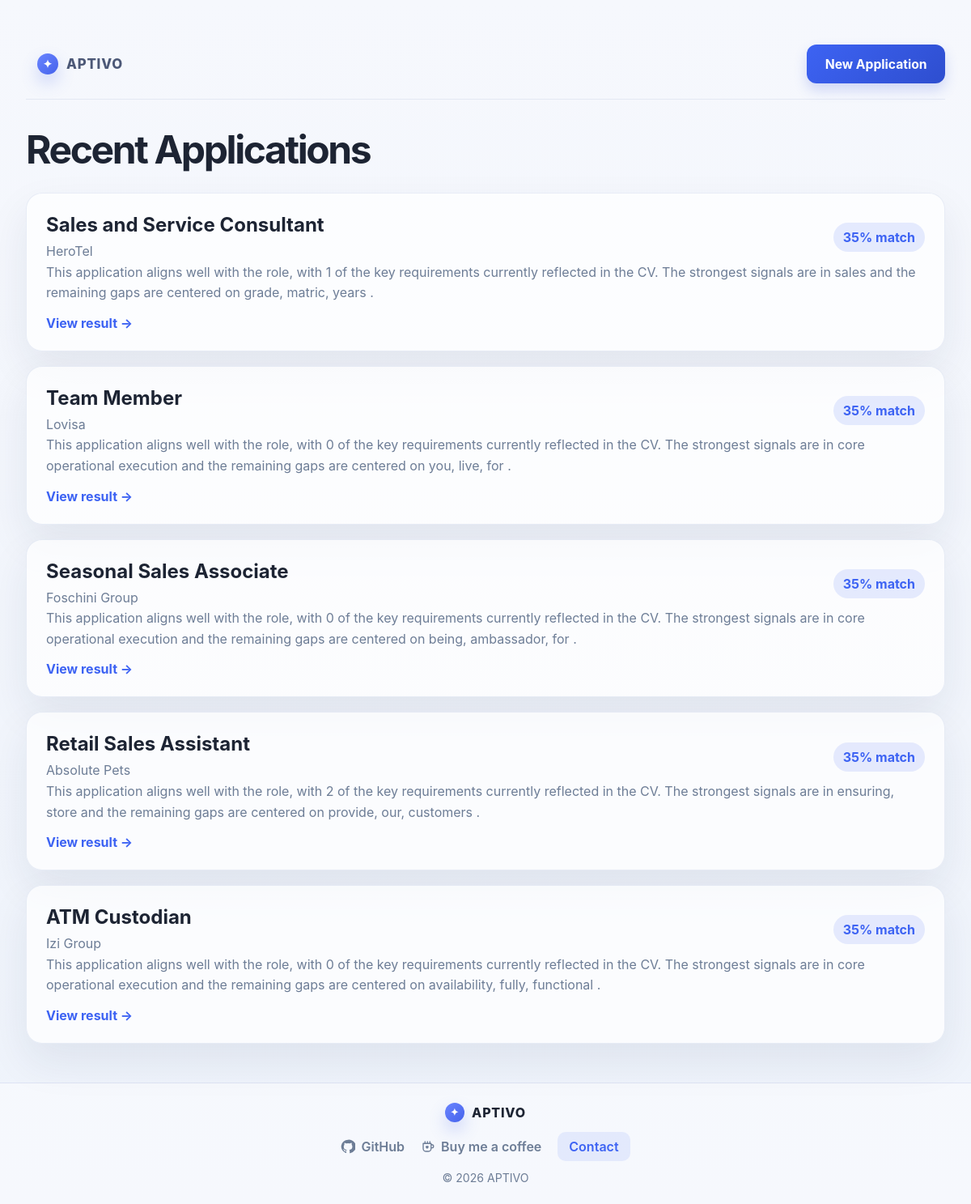
Page /dashboard on the earlier database version.
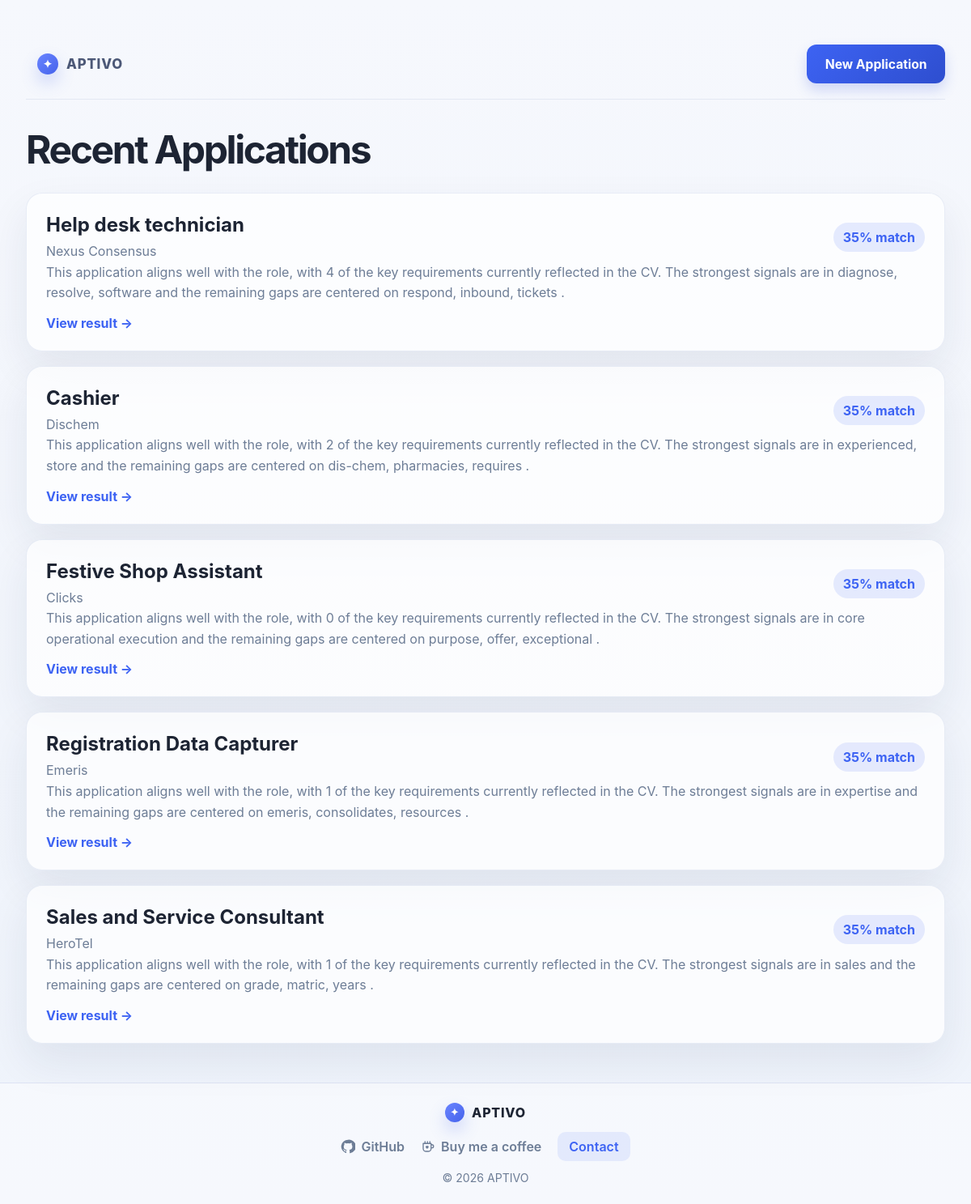
Same page on the later database version.
### tables this page shows
CREATE TABLE applications (
                id INTEGER PRIMARY KEY AUTOINCREMENT,
                company TEXT,
                role TEXT,
                job_description TEXT,
                cv_text TEXT,
                cover_letter TEXT,
                match_score INTEGER,
                summary TEXT,
                strengths TEXT,
                gaps TEXT,
                created_at TIMESTAMP DEFAULT CURRENT_TIMESTAMP
            , tailored_cv TEXT);

### app.py (the view)
@app.route("/dashboard")
def dashboard():
    with get_db_connection() as conn:
        rows = execute_query(
            conn,
            "SELECT * FROM applications ORDER BY id DESC LIMIT 5"
        ).fetchall()
    return render_template("dashboard.html", applications=rows)

### app.py (called while the page is built)
def get_db_connection():
    database_url = os.environ.get("DATABASE_URL")
    if database_url:
        import psycopg
        from psycopg.rows import dict_row
        if database_url.startswith("postgres://"):
            database_url = database_url.replace("postgres://", "postgresql://", 1)
        return psycopg.connect(database_url, row_factory=dict_row, connect_timeout=10)
    conn = sqlite3.connect("applications.db")
    conn.row_factory = sqlite3.Row
    return conn

def execute_query(conn, statement, parameters=()):
    if isinstance(conn, sqlite3.Connection):
        return conn.execute(statement, parameters)
    return conn.execute(statement.replace("?", "%s"), parameters)

### templates/dashboard.html (shortened to what this page needs)
<!DOCTYPE html>
<html lang="en">
  <head>
    <link rel="stylesheet" href="{{ url_for('static', filename='style.css') }}" />
  </head>
  <body class="dashboard-page">
    <div class="dashboard-shell">
      <header class="topbar dark-row">
        <a class="side-link" href="{{ url_for('index') }}"><div class="brand-wrap">
          <span class="brand-mark">✦</span>
          <span class="brand-name">APTIVO</span>
        </div>
        <div class="header-actions">
          <a class="primary-button" href="{{ url_for('application') }}">New Application</a>
        </div></a>
      </header>
      <main class="dashboard-main">
        <h1>Recent Applications</h1>
        {% if applications %}
          <div class="application-list">
            {% for app in applications %}
              <article class="app-card">
                <div class="app-head">
                  <div>
                    <h2>{{ app["role"] }}</h2>
                    <p>{{ app["company"] }}</p>
                  </div>
                  <span class="chip">{{ app["match_score"] }}% match</span>
                </div>
                <p class="app-summary">{{ app["summary"] }}</p>
                <a href="{{ url_for('result', application_id=app['id']) }}" class="text-link">View result →</a>
              </article>
            {% endfor %}
          </div>
        {% else %}
          <div class="empty-state">
            <h2>No saved applications yet.</h2>
            <p>Start with your first job application and let the system tailor the answer.</p>
          </div>
        {% endif %}
      </main>
    </div>
    {% include "_footer.html" %}
  </body>
</html>

### templates/_footer.html (shortened to what this page needs)
<footer class="site-footer">
  <div class="site-footer-content">
    <a class="site-footer-brand" href="{{ url_for('index') }}" aria-label="APTIVO home">
      <span class="brand-mark">✦</span>
      <span>APTIVO</span>
    </a>
    <nav class="site-footer-links" aria-label="Footer links">
      <a href="https://github.com/SipheDilima247" target="_blank" rel="noopener noreferrer">
        GitHub
      </a>
      <a href="https://ko-fi.com/siphedilima247" target="_blank" rel="noopener noreferrer">
        Buy me a coffee
      </a>
      <a class="site-footer-contact" href="mailto:SipheleleDilima@hotmail.com">Contact</a>
    </nav>
    <p class="site-footer-copyright">© 2026 APTIVO</p>
  </div>
</footer>

### static/style.css (style rules this page uses)
:root { --bg-page: #f3f6fb; --bg-surface: #ffffff; --bg-soft: #edf3ff; --primary: #3d63f3; --primary-dark: #2e4ecf; --primary-soft: rgba(61, 99, 243, 0.12); --text: #1d2433; --muted: #6d7d96; --line: #dfe7f7; --success-bg: rgba(101, 193, 119, 0.08); --success-text: #1f8d53; --shadow: 0 22px 52px rgba(22, 34, 72, 0.08); }
* { box-sizing: border-box; }
html, body { margin: 0; min-height: 100%; font-family: Inter, "Segoe UI", sans-serif; background: linear-gradient(180deg, #f6f8fd 0%, #eef3fb 100%); color: var(--text); }
a { text-decoration: none; color: inherit; }
body { min-height: 100vh; }
.page-shell, .wizard-shell, .dashboard-shell, .result-shell { max-width: 1280px; margin: 0 auto; padding: 24px 32px 48px; }
.topbar { display: flex; align-items: center; justify-content: space-between; padding: 18px 0 12px; }
.side-link { display: flex; align-items: center; gap: 12px; padding: 12px 14px; border-radius: 12px; color: #4c5877; font-weight: 600; text-decoration: none; }
.brand-wrap { display: flex; align-items: center; gap: 10px; font-weight: 800; letter-spacing: 0.05em; }
.brand-mark { display: inline-flex; align-items: center; justify-content: center; width: 26px; height: 26px; border-radius: 50%; background: linear-gradient(135deg, #7aa3ff 0%, #425ee8 100%); color: white; font-size: 14px; box-shadow: 0 6px 18px rgba(54, 90, 214, 0.28); }
.brand-name { font-size: 1.05rem; }
.site-footer { border-top: 1px solid rgba(127, 141, 206, 0.2); padding: 24px; background: rgba(255, 255, 255, 0.42); }
.site-footer-content { max-width: 1180px; margin: 0 auto; display: flex; flex-direction: column; align-items: center; gap: 12px; text-align: center; }
.site-footer-brand { display: inline-flex; align-items: center; gap: 9px; color: inherit; font-weight: 800; letter-spacing: 0.05em; }
.site-footer-brand .brand-mark { width: 24px; height: 24px; font-size: 0.76rem; }
.site-footer-links { display: flex; align-items: center; justify-content: center; gap: 20px; flex-wrap: wrap; color: var(--muted); font-weight: 600; }
.site-footer-links a { color: var(--muted); }
.site-footer-links a:not(.site-footer-contact) { display: inline-flex; align-items: center; gap: 7px; }
.site-footer-icon { width: 18px; height: 18px; flex: 0 0 18px; }
.site-footer-links .site-footer-contact { padding: 8px 14px; border-radius: 10px; background: rgba(61, 99, 243, 0.1); color: var(--primary); }
.site-footer-copyright { margin: 0; color: var(--muted); font-size: 0.88rem; }
.header-actions { display: flex; align-items: center; gap: 14px; }
.link-button, .primary-button, .secondary-button, .upload-button, .text-link { display: inline-flex; align-items: center; justify-content: center; border-radius: 12px; transition: all 0.2s ease; }
.primary-button, .secondary-button { cursor: pointer; border: none; font-weight: 700; font-size: 0.98rem; padding: 0.9rem 1.4rem; }
.primary-button { background: linear-gradient(135deg, var(--primary) 0%, var(--primary-dark) 100%); color: white; box-shadow: 0 8px 16px rgba(70, 95, 223, 0.22); }
.score-card p, .info-row span, .app-summary, .empty-state p, .app-card p { color: var(--muted); line-height: 1.6; }
.dashboard-page { padding-top: 12px; }
.dark-row { border-bottom: 1px solid rgba(121, 138, 188, 0.15); padding-bottom: 18px; }
.dashboard-main { padding-top: 32px; }
.dashboard-main h1 { margin: 0 0 24px; font-size: clamp(2rem, 4vw, 3rem); letter-spacing: -0.05em; }
.application-list { display: grid; gap: 18px; }
.app-card { background: rgba(255, 255, 255, 0.72); border: 1px solid rgba(117, 140, 196, 0.15); border-radius: 20px; box-shadow: var(--shadow); padding: 24px; }
.app-head { display: flex; align-items: center; justify-content: space-between; gap: 14px; }
.app-card h2 { margin: 0 0 6px; }
.app-card p { margin: 0; }
.chip { display: inline-flex; align-items: center; justify-content: center; padding: 8px 12px; border-radius: 999px; font-weight: 700; background: rgba(61, 99, 243, 0.12); color: var(--primary); }
.text-link { display: inline-flex; margin-top: 14px; color: var(--primary); font-weight: 700; }
.sidebar-brand .brand-mark, .brand-mark { display: inline-flex; align-items: center; justify-content: center; width: 26px; height: 26px; border-radius: 50%; background: linear-gradient(135deg, #6a85ff, #4562eb); color: #fff; box-shadow: 0 10px 20px rgba(80, 108, 235, 0.25); font-size: 0.85rem; }
.sidebar-brand .brand-name, .brand-name { font-size: 1.05rem; }

Differences in the rows shown:
no longer on this page (row unchanged): applications: role "Team Member", company "Lovisa", match_score "35", summary "This application aligns well with the role, with 0 of the key requirements currently reflected in the CV. The strongest signals are in core operational execution and the remaining gaps are centered on you, live, for ."
no longer on this page (row unchanged): applications: role "Seasonal Sales Associate", company "Foschini Group", match_score "35", summary "This application aligns well with the role, with 0 of the key requirements currently reflected in the CV. The strongest signals are in core operational execution and the remaining gaps are centered on being, ambassador, for ."
no longer on this page (row unchanged): applications: role "Retail Sales Assistant", company "Absolute Pets", match_score "35", summary "This application aligns well with the role, with 2 of the key requirements currently reflected in the CV. The strongest signals are in ensuring, store and the remaining gaps are centered on provide, our, customers ."
no longer on this page (row unchanged): applications: role "ATM Custodian", company "Izi Group", match_score "35", summary "This application aligns well with the role, with 0 of the key requirements currently reflected in the CV. The strongest signals are in core operational execution and the remaining gaps are centered on availability, fully, functional ."
added applications: role "Help desk technician", company "Nexus Consensus", match_score "35", summary "This application aligns well with the role, with 4 of the key requirements currently reflected in the CV. The strongest signals are in diagnose, resolve, software and the remaining gaps are centered on respond, inbound, tickets ."
added applications: role "Cashier", company "Dischem", match_score "35", summary "This application aligns well with the role, with 2 of the key requirements currently reflected in the CV. The strongest signals are in experienced, store and the remaining gaps are centered on dis-chem, pharmacies, requires ."
added applications: role "Festive Shop Assistant", company "Clicks", match_score "35", summary "This application aligns well with the role, with 0 of the key requirements currently reflected in the CV. The strongest signals are in core operational execution and the remaining gaps are centered on purpose, offer, exceptional ."
added applications: role "Registration Data Capturer", company "Emeris", match_score "35", summary "This application aligns well with the role, with 1 of the key requirements currently reflected in the CV. The strongest signals are in expertise and the remaining gaps are centered on emeris, consolidates, resources ."
